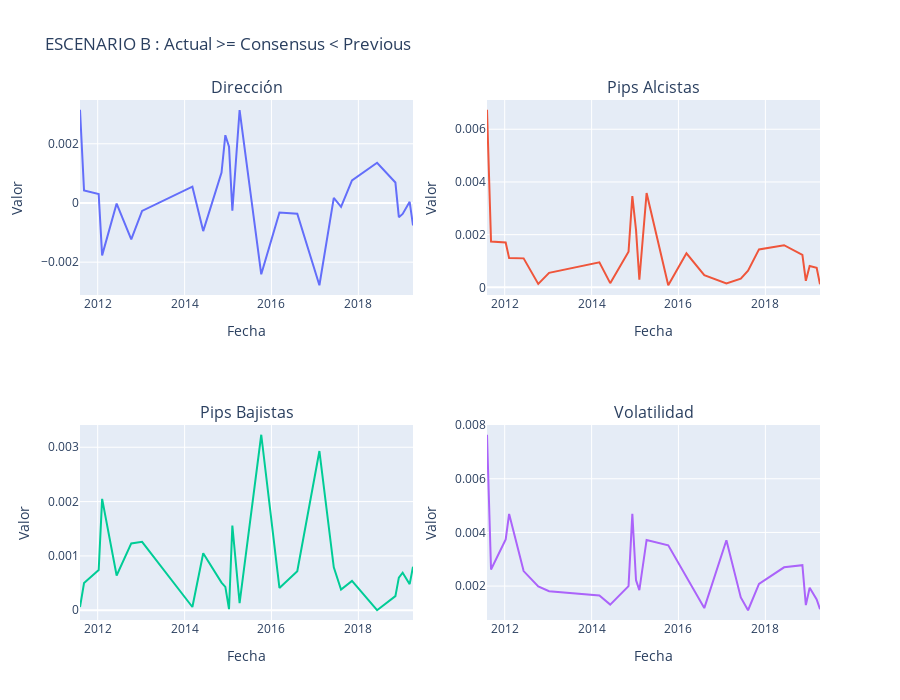

The notebook cell this image was saved under:
### Code cell
plotesc(EUR,Beur,"ESCENARIO B : Actual >= Consensus < Previous")
